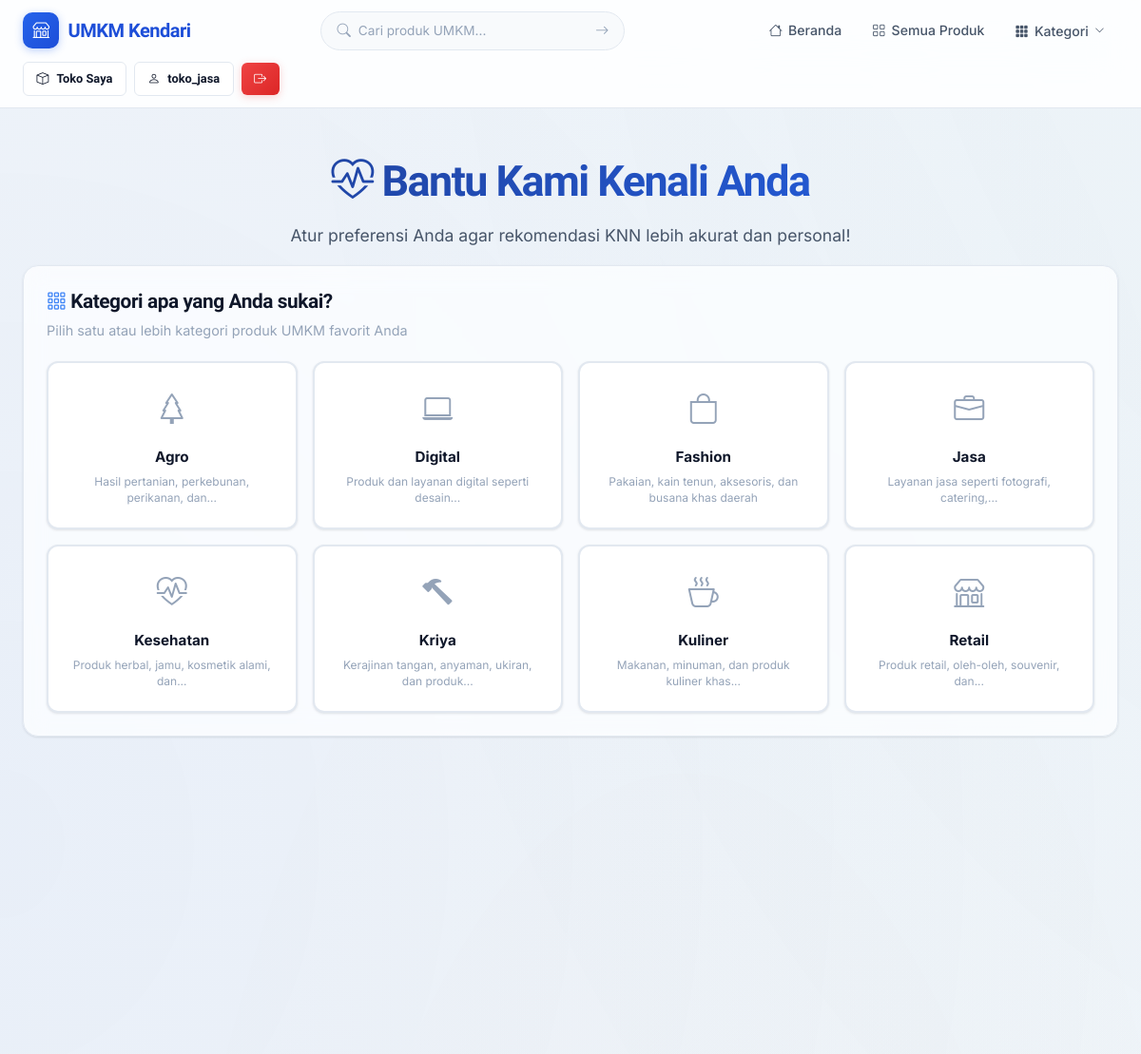
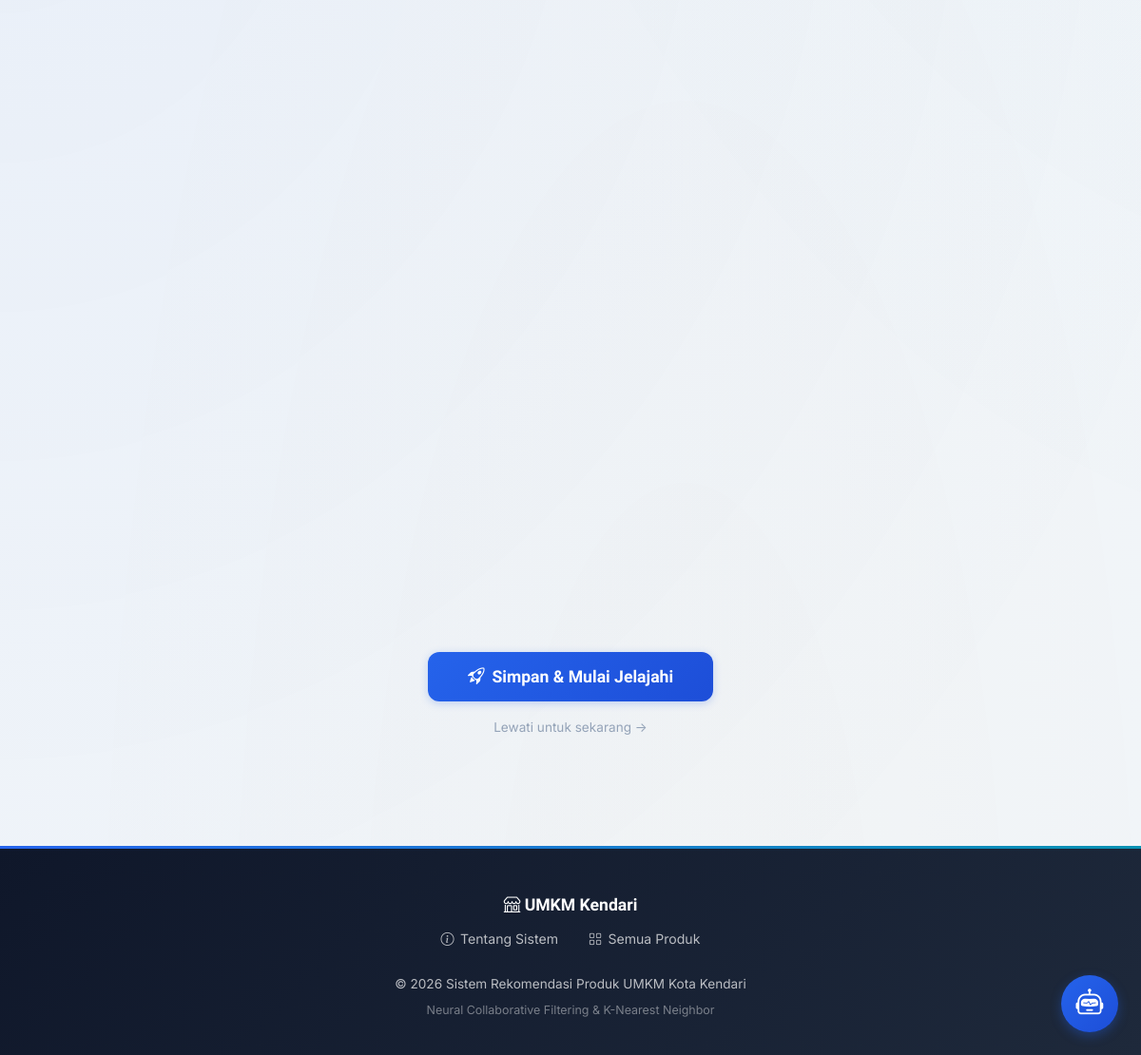
Page /onboarding (signed in) on the committed database (2 pictures, top to bottom).
### tables this page shows
CREATE TABLE users (
            id INTEGER PRIMARY KEY AUTOINCREMENT,
            username TEXT UNIQUE NOT NULL,
            email TEXT UNIQUE NOT NULL,
            password_hash TEXT NOT NULL,
            role TEXT NOT NULL DEFAULT 'buyer' CHECK(role IN ('admin','seller','buyer')),
            nama_lengkap TEXT NOT NULL,
            alamat TEXT DEFAULT '',
            no_telepon TEXT DEFAULT '',
            created_at TIMESTAMP DEFAULT CURRENT_TIMESTAMP
        );

CREATE TABLE kategori (
            id INTEGER PRIMARY KEY AUTOINCREMENT,
            nama TEXT UNIQUE NOT NULL,
            deskripsi TEXT DEFAULT '',
            icon TEXT DEFAULT 'bi-tag'
        );

### routes/auth.py (the view, shortened to what this page needs)
@auth_bp.route('/onboarding', methods=['GET', 'POST'])
@login_required
def onboarding():
    kategori_list = Kategori.get_all()
    existing_kat_ids = UserPreference.get_preferred_kategori_ids(current_user.id)
    existing_harga_min, existing_harga_max = UserPreference.get_price_range(current_user.id)
    existing_rating_min = UserPreference.get_rating_min(current_user.id)
    existing_sort_by = UserPreference.get_sort_by(current_user.id)
    return render_template('auth/onboarding.html',
                           kategori_list=kategori_list,
                           existing_kat_ids=existing_kat_ids,
                           existing_harga_min=existing_harga_min,
                           existing_harga_max=existing_harga_max,
                           existing_rating_min=existing_rating_min,
                           existing_sort_by=existing_sort_by)

### models/database.py (called while the page is built)
def get_db():
    from flask import g
    if 'db' not in g:
        g.db = sqlite3.connect(DATABASE)
        g.db.row_factory = sqlite3.Row
        g.db.execute("PRAGMA foreign_keys = ON")
    return g.db

### models/kategori.py (called while the page is built)
    @staticmethod
    def get_all():
        db = get_db()
        rows = db.execute('SELECT * FROM kategori ORDER BY nama').fetchall()
        return [Kategori(**dict(row)) for row in rows]

### models/preference.py (called while the page is built)
    @staticmethod
    def get_preferred_kategori_ids(user_id):
        db = get_db()
        rows = db.execute(
            'SELECT DISTINCT kategori_id FROM user_preferences WHERE user_id = ? AND kategori_id IS NOT NULL',
            (user_id,)
        ).fetchall()
        return [row['kategori_id'] for row in rows]

    @staticmethod
    def get_price_range(user_id):
        db = get_db()
        row = db.execute(
            'SELECT MIN(harga_min) as harga_min, MAX(harga_max) as harga_max FROM user_preferences WHERE user_id = ?',
            (user_id,)
        ).fetchone()
        if row and row['harga_min'] is not None:
            return row['harga_min'], row['harga_max']
        return 0, 999999999

    @staticmethod
    def get_rating_min(user_id):
        db = get_db()
        try:
            row = db.execute(
                'SELECT rating_min FROM user_preferences WHERE user_id = ? LIMIT 1',
                (user_id,)
            ).fetchone()
            if row and row['rating_min'] is not None:
                return float(row['rating_min'])
        except Exception:
            pass
        return 3.0

    @staticmethod
    def get_sort_by(user_id):
        db = get_db()
        try:
            row = db.execute(
                'SELECT sort_by FROM user_preferences WHERE user_id = ? LIMIT 1',
                (user_id,)
            ).fetchone()
            if row and row['sort_by']:
                return row['sort_by']
        except Exception:
            pass
        return 'rating'

### models/user.py (called while the page is built)
    @staticmethod
    def get_by_id(user_id):
        db = get_db()
        row = db.execute('SELECT * FROM users WHERE id = ?', (user_id,)).fetchone()
        if row:
            return User(**dict(row))
        return None

### templates/auth/onboarding.html (shortened to what this page needs)
{% extends "base.html" %}
{% block content %}
<div class="container">
    <section class="hero" style="padding-bottom: 1rem;">
        <h1><i class="bi bi-heart-pulse"></i> Bantu Kami Kenali Anda</h1>
        <p>Atur preferensi Anda agar rekomendasi KNN lebih akurat dan personal!</p>
    </section>
    <form method="POST" class="onboarding-form">
        <div class="glass-card mb-3">
            <h2 style="margin-bottom: 0.3rem; font-size: 1.3rem;">
                <i class="bi bi-grid-3x3-gap" style="color: var(--primary-light);"></i>
                Kategori apa yang Anda sukai?
            </h2>
            <p style="color: var(--text-muted); margin-bottom: 1.2rem; font-size: 0.9rem;">
                Pilih satu atau lebih kategori produk UMKM favorit Anda
            </p>
            <div class="pref-grid">
                {% for kat in kategori_list %}
                <label class="pref-card" for="kat_{{ kat.id }}">
                    <div class="pref-card-inner">
                        <i class="{{ kat.icon }}"></i>
                        <span class="pref-name">{{ kat.nama }}</span>
                        {% if kat.deskripsi %}
                        <span class="pref-desc">{{ kat.deskripsi|truncate(50) }}</span>
                        {% endif %}
                    </div>
                </label>
                {% endfor %}
            </div>
        </div>
                {% set sort_options = [
                    ('rating',     'bi-star-fill',       'Rating Terbaik',   'Produk dengan ulasan terbaik'),
                    ('harga_asc',  'bi-sort-numeric-up', 'Harga Termurah',   'Dari harga paling rendah'),
                    ('harga_desc', 'bi-sort-numeric-down','Harga Tertinggi', 'Dari harga paling tinggi'),
                    ('terbaru',    'bi-clock-history',   'Terbaru',          'Produk yang baru ditambahkan'),
                ] %}
        <div style="text-align: center; padding: 1rem 0 3rem;">
            <button type="submit" class="btn btn-primary btn-lg" style="min-width: 300px; padding: 1rem 2rem; font-size: 1.1rem;">
                <i class="bi bi-rocket-takeoff"></i> Simpan & Mulai Jelajahi
            </button>
            <div style="margin-top: 0.8rem;">
                <a href="{{ url_for('main.index') }}" style="color: var(--text-muted); font-size: 0.85rem;">
                    Lewati untuk sekarang →
                </a>
            </div>
        </div>
    </form>
</div>
{% endblock %}

### templates/base.html (shortened to what this page needs)
<!DOCTYPE html>
<html lang="id">
<head>
    <link rel="stylesheet" href="{{ url_for('static', filename='css/style.css') }}">
    <link rel="stylesheet" href="https://cdn.jsdelivr.net/npm/bootstrap-icons@1.11.3/font/bootstrap-icons.min.css">
    <link rel="stylesheet" href="https://cdn.jsdelivr.net/npm/sweetalert2@11/dist/sweetalert2.min.css">
</head>
<body>
    <nav class="navbar" id="mainNav">
        <div class="container">
            <a href="{{ url_for('main.index') }}" class="navbar-brand">
                <span class="brand-icon"><i class="bi bi-shop"></i></span>
                UMKM Kendari
            </a>
            <form action="{{ url_for('main.search') }}" method="GET" class="nav-search">
                <i class="bi bi-search"></i>
                <input type="text" name="q" placeholder="Cari produk UMKM..." value="{{ request.args.get('q', '') }}">
                <button type="submit"><i class="bi bi-arrow-right"></i></button>
            </form>
            <ul class="navbar-nav">
                <li><a href="{{ url_for('main.index') }}" class="nav-link {% if request.endpoint == 'main.index' %}active{% endif %}"><i class="bi bi-house"></i> Beranda</a></li>
                <li><a href="{{ url_for('main.list_produk') }}" class="nav-link {% if request.endpoint == 'main.list_produk' and not request.args.get('kategori') %}active{% endif %}"><i class="bi bi-grid"></i> Semua Produk</a></li>
                {% if kategori_list %}
                <li class="nav-dropdown">
                    <button class="nav-link nav-dropdown-toggle" id="kategoriDropdownBtn" aria-expanded="false">
                        <i class="bi bi-grid-3x3-gap-fill"></i> Kategori
                        <i class="bi bi-chevron-down nav-dropdown-chevron"></i>
                    </button>
                </li>
                {% endif %}
            </ul>
            <div class="nav-auth">
                {% if current_user.is_authenticated %}
                    {% if current_user.role == 'admin' %}
                        <a href="{{ url_for('admin.dashboard') }}" class="btn btn-sm btn-secondary"><i class="bi bi-gear"></i> Admin</a>
                    {% elif current_user.role == 'seller' %}
                        <a href="{{ url_for('seller.dashboard') }}" class="btn btn-sm btn-secondary"><i class="bi bi-box"></i> Toko Saya</a>
                    {% endif %}
                    <a href="{{ url_for('main.profil') }}" class="btn btn-sm btn-secondary"><i class="bi bi-person"></i> {{ current_user.username }}</a>
                    <a href="{{ url_for('auth.logout') }}" class="btn btn-sm btn-danger"><i class="bi bi-box-arrow-right"></i></a>
                {% else %}
                    <a href="{{ url_for('auth.login') }}" class="btn btn-sm btn-secondary">Masuk</a>
                    <a href="{{ url_for('auth.register') }}" class="btn btn-sm btn-primary">Daftar</a>
                {% endif %}
            </div>
        </div>
    </nav>
    <main>
        {% block content %}{% endblock %}
    </main>
    <footer class="footer">
        <div class="container">
            <div class="footer-brand">
                <i class="bi bi-shop"></i> UMKM Kendari
            </div>
            <div class="footer-links">
                <a href="{{ url_for('main.tentang') }}"><i class="bi bi-info-circle"></i> Tentang Sistem</a>
                <a href="{{ url_for('main.list_produk') }}"><i class="bi bi-grid"></i> Semua Produk</a>
            </div>
            <p>&copy; 2026 Sistem Rekomendasi Produk UMKM Kota Kendari</p>
            <p style="margin-top: 0.3rem; font-size: 0.78rem; opacity: 0.6;">Neural Collaborative Filtering & K-Nearest Neighbor</p>
        </div>
    </footer>
    {% include "partials/chatbot_widget.html" %}
</body>
</html>

### templates/partials/chatbot_widget.html (shortened to what this page needs)
<div class="chatbot-widget-container">
    <button class="chatbot-fab" id="chatbotFab" title="Buka Chat Asisten">
        <i class="bi bi-robot"></i>
    </button>
</div>

### templates/auth/onboarding.html (style rules this page uses)
.pref-grid { display: grid; grid-template-columns: repeat(auto-fill, minmax(220px, 1fr)); gap: 1rem; }
.pref-card { position: relative; cursor: pointer; display: block; }
.pref-card-inner { background: #fff; border: 2px solid var(--border-color); border-radius: var(--radius-md); padding: 1.4rem; text-align: center; transition: all 0.3s cubic-bezier(0.4, 0, 0.2, 1); position: relative; box-shadow: var(--shadow-sm); }
.pref-card-inner i { font-size: 2rem; color: var(--text-muted); display: block; margin-bottom: 0.6rem; transition: all 0.3s ease; }
.pref-name { display: block; font-weight: 700; font-size: 0.95rem; margin-bottom: 0.3rem; color: var(--text-primary); }
.pref-desc { display: block; font-size: 0.75rem; color: var(--text-muted); line-height: 1.4; }

### templates/partials/chatbot_widget.html (style rules this page uses)
.chatbot-widget-container { position: fixed; bottom: 24px; right: 24px; z-index: 9999; }
.chatbot-fab { width: 60px; height: 60px; border-radius: 50%; background: linear-gradient(135deg, var(--primary), var(--primary-dark)); color: white; border: none; box-shadow: 0 4px 12px rgba(37,99,235,0.35); font-size: 1.8rem; cursor: pointer; transition: transform 0.3s cubic-bezier(0.175, 0.885, 0.32, 1.275), box-shadow 0.3s ease; display: flex; align-items: center; justify-content: center; }

### rows in the picture
users: username "toko_jasa"
kategori: nama "Agro", deskripsi "Hasil pertanian, perkebunan, perikanan, dan..."
kategori: nama "Digital", deskripsi "Produk dan layanan digital seperti desain..."
kategori: nama "Fashion", deskripsi "Pakaian, kain tenun, aksesoris, dan busana khas daerah"
kategori: nama "Jasa", deskripsi "Layanan jasa seperti fotografi, catering,..."
kategori: nama "Kesehatan", deskripsi "Produk herbal, jamu, kosmetik alami, dan..."
kategori: nama "Kriya", deskripsi "Kerajinan tangan, anyaman, ukiran, dan produk..."
kategori: nama "Kuliner", deskripsi "Makanan, minuman, dan produk kuliner khas..."
kategori: nama "Retail", deskripsi "Produk retail, oleh-oleh, souvenir, dan..."
